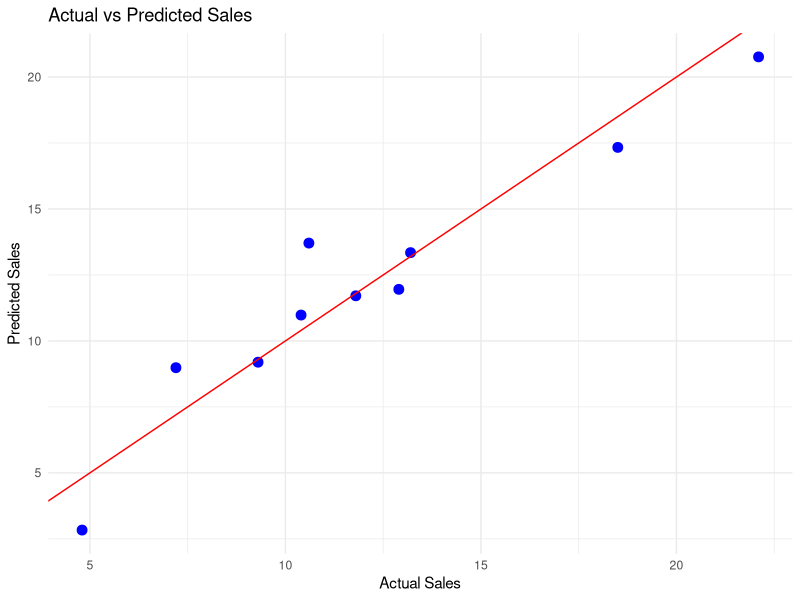
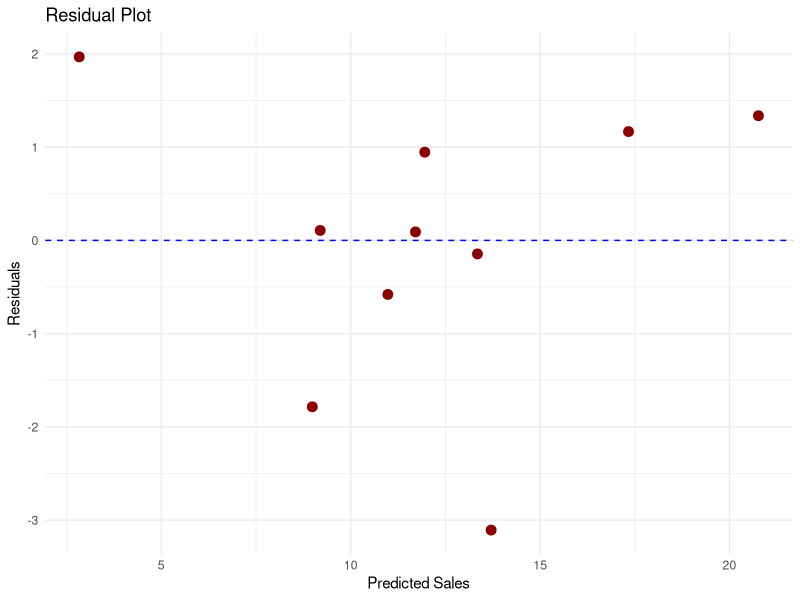

These figures' R source, in order:
# Advertising Sales Prediction
# Author: Your Name
# Date: 2025-10-22
# Description: Multiple linear regression to predict sales from TV, Radio, and Newspaper budgets.

# Load libraries
library(ggplot2)

# Recreate dataset
advertising <- data.frame(
  TV = c(230.1, 44.5, 17.2, 151.5, 180.8, 8.7, 57.5, 120.2, 8.6, 199.8),
  Radio = c(37.8, 39.3, 45.9, 41.3, 10.8, 48.9, 32.8, 19.6, 2.1, 2.6),
  Newspaper = c(69.2, 45.1, 69.3, 58.5, 58.4, 75.0, 23.5, 11.6, 1.0, 21.2),
  Sales = c(22.1, 10.4, 9.3, 18.5, 12.9, 7.2, 11.8, 13.2, 4.8, 10.6)
)

# Build multiple linear regression model
model <- lm(Sales ~ TV + Radio + Newspaper, data = advertising)

# Model summary
summary(model)

# Add predicted values and residuals
advertising$Predicted <- predict(model)
advertising$Residuals <- advertising$Sales - advertising$Predicted

# Create plots directory if it doesn't exist
if(!dir.exists("../plots")) {
  dir.create("../plots")
}

# Plot: Actual vs Predicted
p1 <- ggplot(advertising, aes(x = Sales, y = Predicted)) +
  geom_point(color = "blue", size = 3) +
  geom_abline(intercept = 0, slope = 1, color = "red") +
  labs(title = "Actual vs Predicted Sales",
       x = "Actual Sales",
       y = "Predicted Sales") +
  theme_minimal()

# Save Actual vs Predicted plot
ggsave("../plots/actual_vs_predicted.png", plot = p1, width = 6, height = 4)

# Plot: Residuals
p2 <- ggplot(advertising, aes(x = Predicted, y = Residuals)) +
  geom_point(color = "darkred", size = 3) +
  geom_hline(yintercept = 0, linetype = "dashed", color = "blue") +
  labs(title = "Residual Plot",
       x = "Predicted Sales",
       y = "Residuals") +
  theme_minimal()

# Save Residual plot
ggsave("../plots/residual_plot.png", plot = p2, width = 6, height = 4)

# Optional: Calculate RMSE
rmse <- sqrt(mean(advertising$Residuals^2))
cat("Root Mean Squared Error (RMSE):", rmse, "\n")
